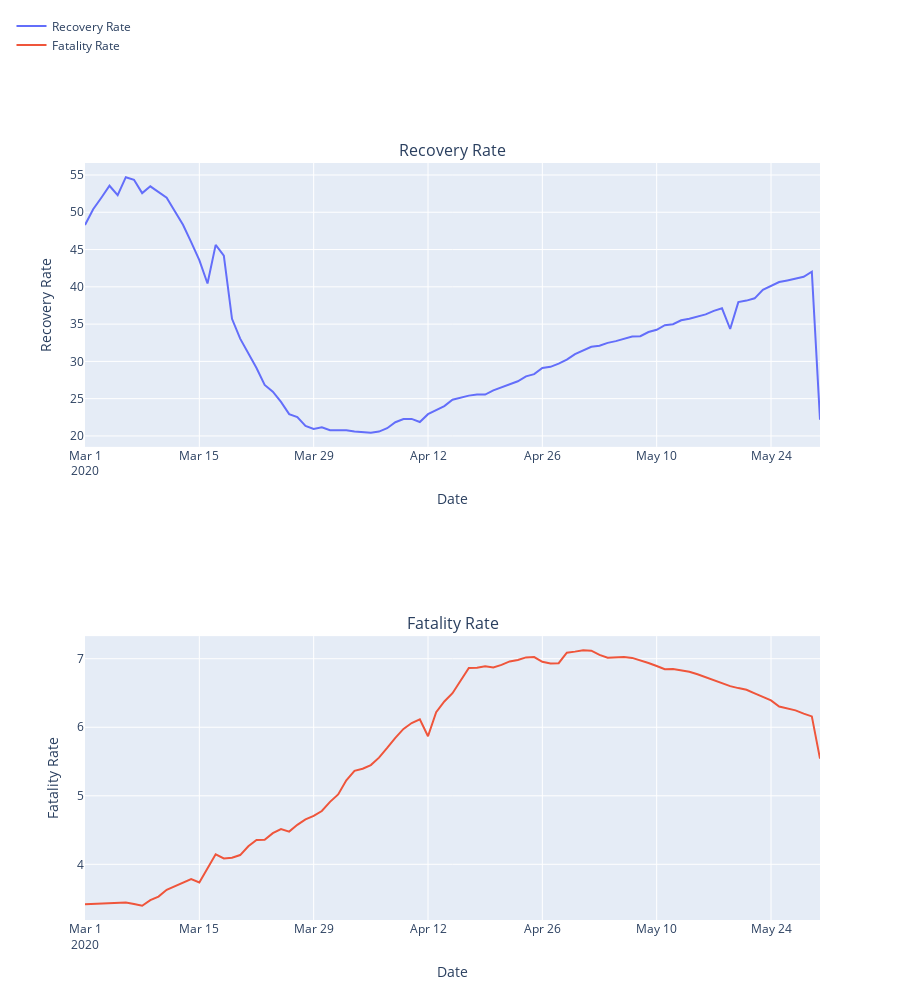

Source (notebook cell):
### Code cell
#Calculating the Fatality Rate and Recovery Rate
datewise["Fatality Rate"]=(datewise["Deaths"]/datewise["Confirmed"])*100
datewise["Recovery Rate"]=(datewise["Recovered"]/datewise["Confirmed"])*100
datewise["Active Cases"]=datewise["Confirmed"]-datewise["Recovered"]-datewise["Deaths"]
datewise["Closed Cases"]=datewise["Recovered"]+datewise["Deaths"]

print("Average Fatality Rate",datewise["Fatality Rate"].mean())
print("Median Fatality Rate",datewise["Fatality Rate"].median())
print("Average Recovery Rate",datewise["Recovery Rate"].mean())
print("Median Recovery Rate",datewise["Recovery Rate"].median())


#Plotting Fatality and Recovery Rate 
fig = make_subplots(rows=2, cols=1,
                   subplot_titles=("Recovery Rate", "Fatality Rate"))
fig.add_trace(
    go.Scatter(x=datewise.index, y=(datewise["Recovered"]/datewise["Confirmed"])*100,name="Recovery Rate"),
    row=1, col=1
)
fig.add_trace(
    go.Scatter(x=datewise.index, y=(datewise["Deaths"]/datewise["Confirmed"])*100,name="Fatality Rate"),
    row=2, col=1
)
fig.update_layout(height=1000,legend=dict(x=-0.1,y=1.2,traceorder="normal"))
fig.update_xaxes(title_text="Date", row=1, col=1)
fig.update_yaxes(title_text="Recovery Rate", row=1, col=1)
fig.update_xaxes(title_text="Date", row=2, col=1)
fig.update_yaxes(title_text="Fatality Rate", row=2, col=1)
fig.show()
